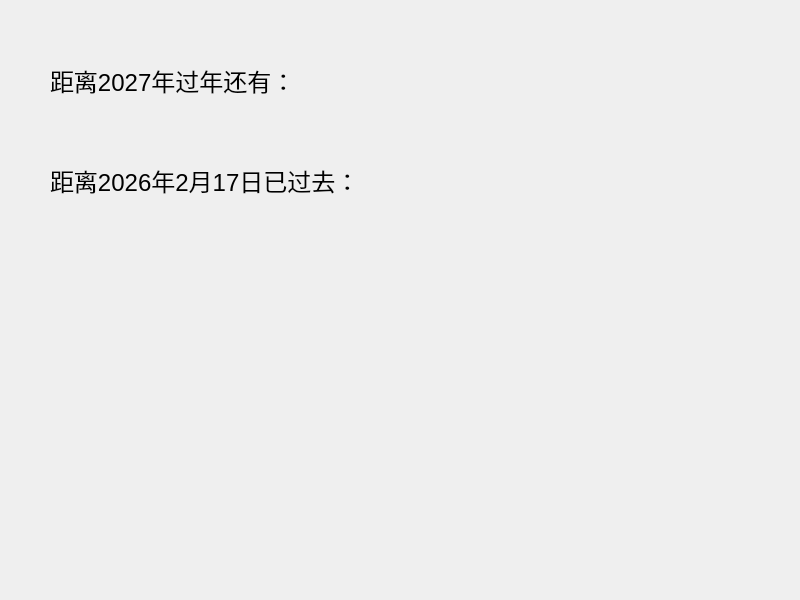
<?xml version="1.0" encoding="UTF-8"?>
<ui version="4.0">
 <class>Widget</class>
 <widget class="QWidget" name="Widget">
  <property name="geometry">
   <rect>
    <x>0</x>
    <y>0</y>
    <width>800</width>
    <height>600</height>
   </rect>
  </property>
  <property name="windowTitle">
   <string>Widget</string>
  </property>
  <!-- 添加倒计时标签 -->
  <widget class="QLabel" name="labelCountdown">
   <property name="geometry">
    <rect>
     <x>50</x>
     <y>50</y>
     <width>700</width>
     <height>60</height>
    </rect>
   </property>
   <property name="font">
    <font>
     <pointsize>18</pointsize>
    </font>
   </property>
   <property name="text">
    <string>距离2027年过年还有：</string>
   </property>
  </widget>
  <!-- 添加百分比标签 -->
  <widget class="QLabel" name="labelPercent">
   <property name="geometry">
    <rect>
     <x>50</x>
     <y>150</y>
     <width>700</width>
     <height>60</height>
    </rect>
   </property>
   <property name="font">
    <font>
     <pointsize>18</pointsize>
    </font>
   </property>
   <property name="text">
    <string>距离2026年2月17日已过去：</string>
   </property>
  </widget>
 </widget>
 <resources/>
 <connections/>
</ui>
